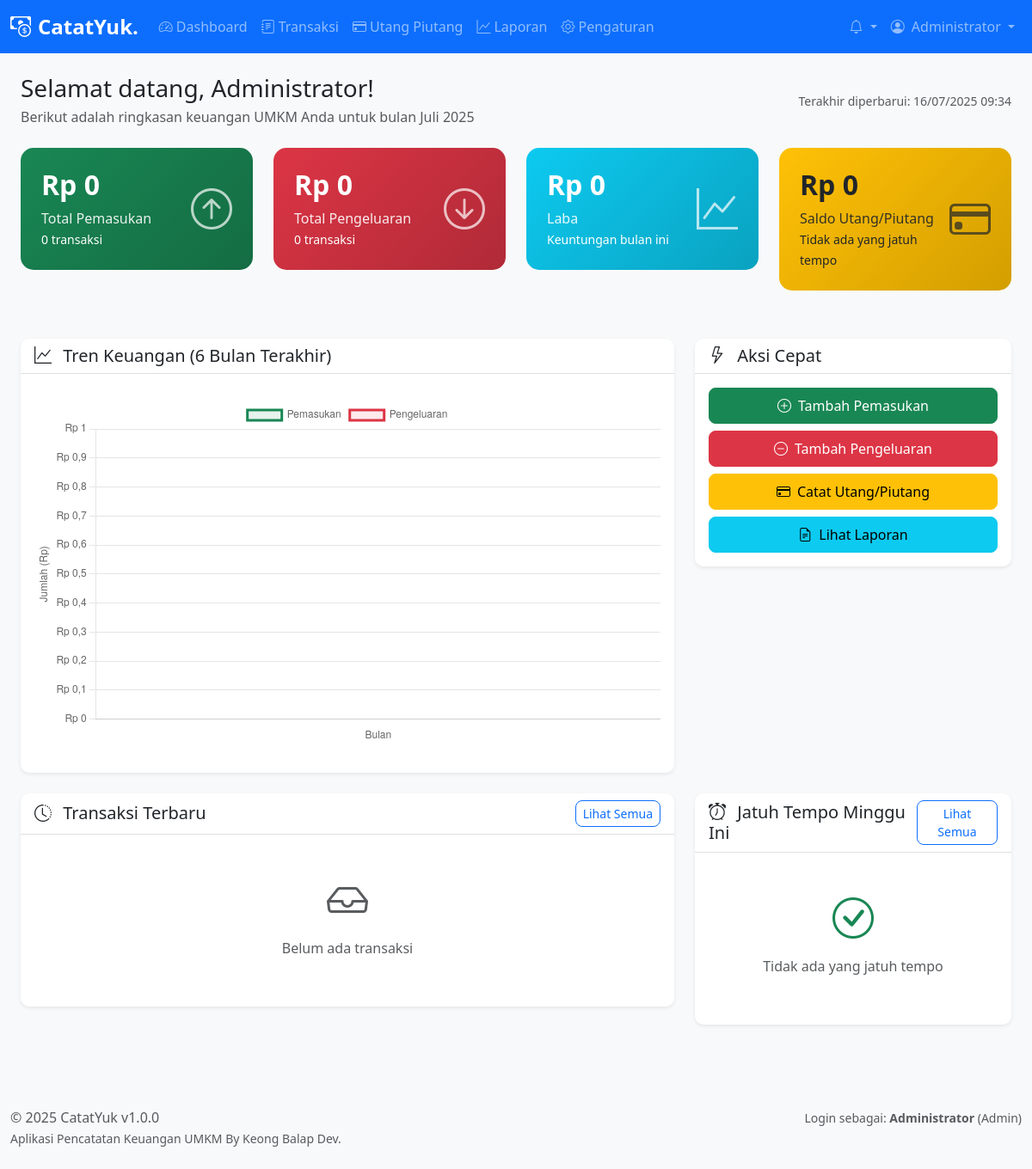
/pages/dashboard/index.php (signed in), run on an earlier commit of the app's database.
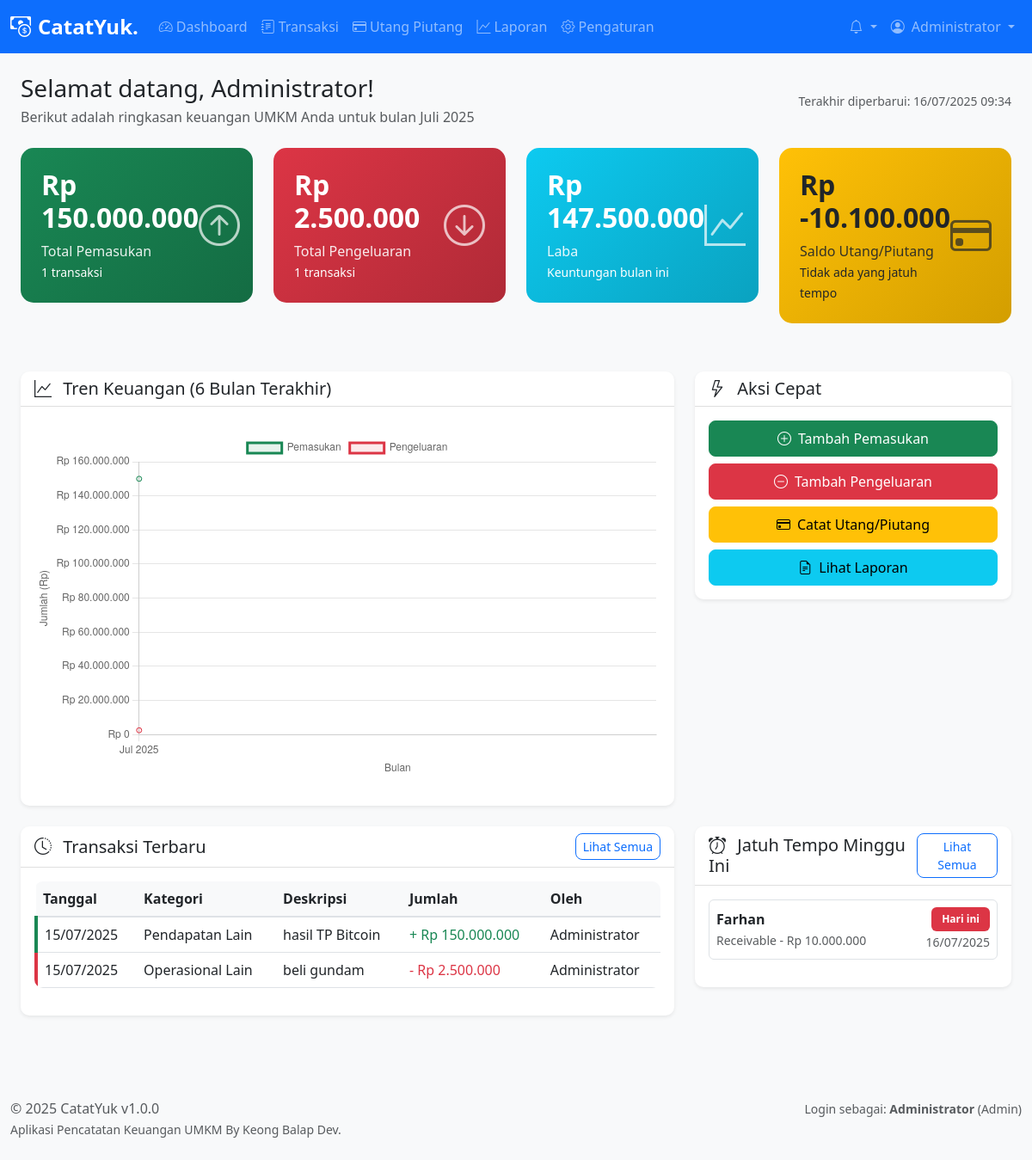
And on a later commit of the database.
### tables this page shows
CREATE TABLE `transactions` (
  `id` int(11) NOT NULL,
  `user_id` int(11) NOT NULL,
  `category_id` int(11) NOT NULL,
  `type` enum('income','expense') NOT NULL,
  `amount` decimal(15,2) NOT NULL,
  `description` text DEFAULT NULL,
  `transaction_date` date NOT NULL,
  `reference_number` varchar(50) DEFAULT NULL,
  `notes` text DEFAULT NULL,
  `created_at` timestamp NOT NULL DEFAULT current_timestamp(),
  `updated_at` timestamp NOT NULL DEFAULT current_timestamp() ON UPDATE current_timestamp()
);

CREATE TABLE `categories` (
  `id` int(11) NOT NULL,
  `name` varchar(100) NOT NULL,
  `type` enum('income','expense') NOT NULL,
  `description` text DEFAULT NULL,
  `created_at` timestamp NOT NULL DEFAULT current_timestamp()
);

CREATE TABLE `users` (
  `id` int(11) NOT NULL,
  `username` varchar(50) NOT NULL,
  `password` varchar(255) NOT NULL,
  `full_name` varchar(100) NOT NULL,
  `email` varchar(100) DEFAULT NULL,
  `role` enum('admin','kasir') NOT NULL DEFAULT 'kasir',
  `status` enum('active','inactive') NOT NULL DEFAULT 'active',
  `created_at` timestamp NOT NULL DEFAULT current_timestamp(),
  `updated_at` timestamp NOT NULL DEFAULT current_timestamp() ON UPDATE current_timestamp()
);

CREATE TABLE `debts_receivables` (
  `id` int(11) NOT NULL,
  `user_id` int(11) NOT NULL,
  `type` enum('debt','receivable') NOT NULL,
  `contact_name` varchar(100) NOT NULL,
  `contact_phone` varchar(20) DEFAULT NULL,
  `amount` decimal(15,2) NOT NULL,
  `remaining_amount` decimal(15,2) NOT NULL,
  `description` text DEFAULT NULL,
  `due_date` date DEFAULT NULL,
  `status` enum('pending','partial','paid','overdue') NOT NULL DEFAULT 'pending',
  `created_at` timestamp NOT NULL DEFAULT current_timestamp(),
  `updated_at` timestamp NOT NULL DEFAULT current_timestamp() ON UPDATE current_timestamp()
);

### includes/functions.php (called while the page is built, shortened)
<?php
function isLoggedIn() {
    return isset($_SESSION['user_id']) && isset($_SESSION['username']);
}
function formatCurrency($amount) {
    return 'Rp ' . number_format($amount, 0, ',', '.');
}
function formatDate($date, $format = 'd/m/Y') {
    return date($format, strtotime($date));
}
function getCurrentUser() {
    if (isLoggedIn()) {
        return [
            'id' => $_SESSION['user_id'],
            'username' => $_SESSION['username'],
            'full_name' => $_SESSION['full_name'],
            'role' => $_SESSION['role']
        ];
    }
    return null;
}
?>

### pages/dashboard/index.php (the view, shortened to what the rows shown need)
<?php
require_once '../../includes/functions.php';
$current_user = getCurrentUser();
try {
    $db = getDB();
    $stmt = $db->prepare("
        SELECT t.*, c.name as category_name, u.full_name as user_name
        FROM transactions t
        LEFT JOIN categories c ON t.category_id = c.id
        LEFT JOIN users u ON t.user_id = u.id
        ORDER BY t.created_at DESC
        LIMIT 10
    ");
    $stmt->execute();
    $recent_transactions = $stmt->fetchAll();
    $stmt = $db->prepare("
        SELECT *, DATEDIFF(due_date, CURDATE()) as days_until_due
        FROM debts_receivables
        WHERE status != 'paid' AND due_date IS NOT NULL
        AND due_date BETWEEN CURDATE() AND DATE_ADD(CURDATE(), INTERVAL 7 DAY)
        ORDER BY due_date ASC
        LIMIT 5
    ");
    $stmt->execute();
    $upcoming_dues = $stmt->fetchAll();
    $stmt = $db->prepare("
        SELECT
            DATE_FORMAT(transaction_date, '%Y-%m') as month,
            SUM(CASE WHEN type = 'income' THEN amount ELSE 0 END) as income,
            SUM(CASE WHEN type = 'expense' THEN amount ELSE 0 END) as expense
        FROM transactions
        WHERE transaction_date >= DATE_SUB(CURDATE(), INTERVAL 6 MONTH)
        GROUP BY DATE_FORMAT(transaction_date, '%Y-%m')
        ORDER BY month ASC
    ");
    $stmt->execute();
    $chart_data = $stmt->fetchAll();
} catch (Exception $e) {
    error_log('Dashboard error: ' . $e->getMessage());
    $monthly_stats = ['total_income' => 0, 'total_expense' => 0, 'income_count' => 0, 'expense_count' => 0];
    $debt_stats = ['total_debt' => 0, 'total_receivable' => 0, 'overdue_debt_count' => 0, 'overdue_receivable_count' => 0];
    $recent_transactions = [];
    $upcoming_dues = [];
    $chart_data = [];
}
include '../../components/header.php';
?>
<div class="container-fluid">
    <div class="row mb-4">
        <div class="col-12">
            <div class="d-flex justify-content-between align-items-center">
                <div>
                    <h1 class="h3 mb-1">Selamat datang, <?php echo htmlspecialchars($current_user['full_name']); ?>!</h1>
                </div>
            </div>
        </div>
    </div>
    <div class="row">
        <div class="col-lg-8 mb-4">
            <div class="card">
                <div class="card-body">
                    <?php if (!empty($recent_transactions)): ?>
                        <div class="table-responsive">
                            <table class="table table-hover">
                                <thead>
                                    <tr>
                                        <th>Tanggal</th>
                                        <th>Kategori</th>
                                        <th>Deskripsi</th>
                                        <th>Jumlah</th>
                                        <th>Oleh</th>
                                    </tr>
                                </thead>
                                <tbody>
                                    <?php foreach ($recent_transactions as $transaction): ?>
                                        <tr class="transaction-<?php echo $transaction['type']; ?>">
                                            <td><?php echo formatDate($transaction['transaction_date']); ?></td>
                                            <td><?php echo htmlspecialchars($transaction['category_name']); ?></td>
                                            <td><?php echo htmlspecialchars($transaction['description']); ?></td>
                                            <td>
                                                <span class="text-<?php echo $transaction['type'] === 'income' ? 'success' : 'danger'; ?>">
                                                    <?php echo $transaction['type'] === 'income' ? '+' : '-'; ?>
                                                    <?php echo formatCurrency($transaction['amount']); ?>
                                                </span>
                                            </td>
                                            <td><?php echo htmlspecialchars($transaction['user_name']); ?></td>
                                        </tr>
                                    <?php endforeach; ?>
                                </tbody>
                            </table>
                        </div>
                    <?php endif; ?>
                </div>
            </div>
        </div>
        <div class="col-lg-4 mb-4">
            <div class="card">
                <div class="card-body">
                    <?php if (!empty($upcoming_dues)): ?>
                        <?php foreach ($upcoming_dues as $due): ?>
                            <div class="d-flex justify-content-between align-items-center mb-3 p-2 border rounded">
                                <div>
                                    <strong><?php echo htmlspecialchars($due['contact_name']); ?></strong>
                                    <br>
                                    <small class="text-muted">
                                        <?php echo ucfirst($due['type']); ?> - <?php echo formatCurrency($due['remaining_amount']); ?>
                                    </small>
                                </div>
                                <div class="text-end">
                                    <span class="badge bg-<?php echo $due['days_until_due'] <= 1 ? 'danger' : 'warning'; ?>">
                                        <?php
                                        if ($due['days_until_due'] == 0) {
                                            echo 'Hari ini';
                                        } elseif ($due['days_until_due'] == 1) {
                                            echo 'Besok';
                                        } else {
                                            echo $due['days_until_due'] . ' hari';
                                        }
                                        ?>
                                    </span>
                                    <br>
                                    <small class="text-muted"><?php echo formatDate($due['due_date']); ?></small>
                                </div>
                            </div>
                        <?php endforeach; ?>
                    <?php endif; ?>
                </div>
            </div>
        </div>
    </div>
</div>
<script>
// Chart data from PHP
const chartData = <?php echo json_encode($chart_data); ?>;
// Prepare chart data
const months = [];
const incomeData = [];
const expenseData = [];
chartData.forEach(function(item) {
    const monthNames = ['Jan', 'Feb', 'Mar', 'Apr', 'Mei', 'Jun', 'Jul', 'Ags', 'Sep', 'Okt', 'Nov', 'Des'];
    const monthIndex = parseInt(item.month.split('-')[1]) - 1;
    months.push(monthNames[monthIndex] + ' ' + item.month.split('-')[0]);
    incomeData.push(parseFloat(item.income) || 0);
    expenseData.push(parseFloat(item.expense) || 0);
});
// Create chart
const ctx = document.getElementById('financialChart').getContext('2d');
const financialChart = new Chart(ctx, {
    type: 'line',
    data: {
        labels: months,
        datasets: [{
            label: 'Pemasukan',
            data: incomeData,
            borderColor: '#198754',
            backgroundColor: 'rgba(25, 135, 84, 0.1)',
            tension: 0.4,
            fill: true
        }, {
            label: 'Pengeluaran',
            data: expenseData,
            borderColor: '#dc3545',
            backgroundColor: 'rgba(220, 53, 69, 0.1)',
            tension: 0.4,
            fill: true
        }]
    },
    options: {
        responsive: true,
        maintainAspectRatio: false,
        plugins: {
            legend: {
                position: 'top',
            },
            tooltip: {
                mode: 'index',
                intersect: false,
                callbacks: {
                    label: function(context) {
                        return context.dataset.label + ': Rp ' + context.parsed.y.toLocaleString('id-ID');
                    }
                }
            }
        },
        scales: {
            x: {
                display: true,
                title: {
                    display: true,
                    text: 'Bulan'
                }
            },
            y: {
                display: true,
                title: {
                    display: true,
                    text: 'Jumlah (Rp)'
                },
                ticks: {
                    callback: function(value) {
                        return 'Rp ' + value.toLocaleString('id-ID');
                    }
                }
            }
        },
        interaction: {
            mode: 'nearest',
            axis: 'x',
            intersect: false
        }
    }
});
</script>
<?php include '../../components/footer.php'; ?>

What changed in the data, as far as the page shows it:
added transactions: transaction_date "15/07/2025", category.name "Pendapatan Lain", description "hasil TP Bitcoin", amount "Rp 150.000.000", user.full_name "Administrator", type "income" (drawn)
added transactions: transaction_date "15/07/2025", category.name "Operasional Lain", description "beli gundam", amount "Rp 2.500.000", user.full_name "Administrator", type "expense" (drawn)
added debts_receivables: contact_name "Farhan", type "Receivable", remaining_amount "Rp 10.000.000", due_date "16/07/2025"
Also different on the page:
formatCurrency($total_income): "Rp 0" → "Rp 150.000.000"
$monthly_stats['income_count']: "0" → "1"
formatCurrency($total_expense): "Rp 0" → "Rp 2.500.000"
$monthly_stats['expense_count']: "0" → "1"
formatCurrency($profit_loss): "Rp 0" → "Rp 147.500.000"
chart data {{ json_encode($chart_data) }}: [] → [{"month":"2025-07","income":"150000000.00","expense":"2500000.00"}]
text no longer shown: "Rp 0 Belum ada transaksi Tidak ada yang jatuh tempo"
text now shown: "Rp -10.100.000 Tanggal Kategori Deskripsi Jumlah Oleh"
